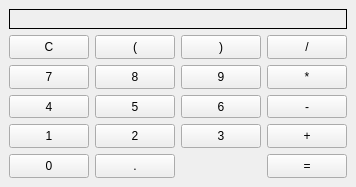
<?xml version="1.0" encoding="UTF-8"?>
<ui version="4.0">
 <class>MainWindow</class>
 <widget class="QMainWindow" name="MainWindow">
  <property name="geometry">
   <rect>
    <x>0</x>
    <y>0</y>
    <width>338</width>
    <height>187</height>
   </rect>
  </property>
  <property name="sizePolicy">
   <sizepolicy hsizetype="Preferred" vsizetype="Preferred">
    <horstretch>0</horstretch>
    <verstretch>0</verstretch>
   </sizepolicy>
  </property>
  <property name="minimumSize">
   <size>
    <width>0</width>
    <height>0</height>
   </size>
  </property>
  <property name="windowTitle">
   <string>MainWindow</string>
  </property>
  <widget class="QWidget" name="centralwidget">
   <property name="sizePolicy">
    <sizepolicy hsizetype="Fixed" vsizetype="Fixed">
     <horstretch>0</horstretch>
     <verstretch>0</verstretch>
    </sizepolicy>
   </property>
   <layout class="QGridLayout" name="gridLayout_2">
    <item row="0" column="0">
     <layout class="QGridLayout" name="gridLayout">
      <property name="sizeConstraint">
       <enum>QLayout::SetDefaultConstraint</enum>
      </property>
      <item row="1" column="0">
       <widget class="QPushButton" name="pushButtonClear">
        <property name="sizePolicy">
         <sizepolicy hsizetype="Minimum" vsizetype="MinimumExpanding">
          <horstretch>0</horstretch>
          <verstretch>0</verstretch>
         </sizepolicy>
        </property>
        <property name="text">
         <string>C</string>
        </property>
       </widget>
      </item>
      <item row="1" column="1">
       <widget class="QPushButton" name="pushButtonLParen">
        <property name="sizePolicy">
         <sizepolicy hsizetype="Minimum" vsizetype="MinimumExpanding">
          <horstretch>0</horstretch>
          <verstretch>0</verstretch>
         </sizepolicy>
        </property>
        <property name="text">
         <string>(</string>
        </property>
       </widget>
      </item>
      <item row="1" column="2">
       <widget class="QPushButton" name="pushButtonRParen">
        <property name="sizePolicy">
         <sizepolicy hsizetype="Minimum" vsizetype="MinimumExpanding">
          <horstretch>0</horstretch>
          <verstretch>0</verstretch>
         </sizepolicy>
        </property>
        <property name="text">
         <string>)</string>
        </property>
       </widget>
      </item>
      <item row="1" column="3">
       <widget class="QPushButton" name="pushButtonDivide">
        <property name="sizePolicy">
         <sizepolicy hsizetype="Minimum" vsizetype="MinimumExpanding">
          <horstretch>0</horstretch>
          <verstretch>0</verstretch>
         </sizepolicy>
        </property>
        <property name="text">
         <string>/</string>
        </property>
       </widget>
      </item>
      <item row="2" column="0">
       <widget class="QPushButton" name="pushButton7">
        <property name="sizePolicy">
         <sizepolicy hsizetype="Minimum" vsizetype="MinimumExpanding">
          <horstretch>0</horstretch>
          <verstretch>0</verstretch>
         </sizepolicy>
        </property>
        <property name="text">
         <string>7</string>
        </property>
       </widget>
      </item>
      <item row="2" column="1">
       <widget class="QPushButton" name="pushButton8">
        <property name="sizePolicy">
         <sizepolicy hsizetype="Minimum" vsizetype="MinimumExpanding">
          <horstretch>0</horstretch>
          <verstretch>0</verstretch>
         </sizepolicy>
        </property>
        <property name="text">
         <string>8</string>
        </property>
       </widget>
      </item>
      <item row="2" column="2">
       <widget class="QPushButton" name="pushButton9">
        <property name="sizePolicy">
         <sizepolicy hsizetype="Minimum" vsizetype="MinimumExpanding">
          <horstretch>0</horstretch>
          <verstretch>0</verstretch>
         </sizepolicy>
        </property>
        <property name="text">
         <string>9</string>
        </property>
       </widget>
      </item>
      <item row="2" column="3">
       <widget class="QPushButton" name="pushButtonMultiply">
        <property name="sizePolicy">
         <sizepolicy hsizetype="Minimum" vsizetype="MinimumExpanding">
          <horstretch>0</horstretch>
          <verstretch>0</verstretch>
         </sizepolicy>
        </property>
        <property name="text">
         <string>*</string>
        </property>
       </widget>
      </item>
      <item row="3" column="0">
       <widget class="QPushButton" name="pushButton4">
        <property name="sizePolicy">
         <sizepolicy hsizetype="Minimum" vsizetype="MinimumExpanding">
          <horstretch>0</horstretch>
          <verstretch>0</verstretch>
         </sizepolicy>
        </property>
        <property name="text">
         <string>4</string>
        </property>
       </widget>
      </item>
      <item row="3" column="1">
       <widget class="QPushButton" name="pushButton5">
        <property name="sizePolicy">
         <sizepolicy hsizetype="Minimum" vsizetype="MinimumExpanding">
          <horstretch>0</horstretch>
          <verstretch>0</verstretch>
         </sizepolicy>
        </property>
        <property name="text">
         <string>5</string>
        </property>
       </widget>
      </item>
      <item row="3" column="2">
       <widget class="QPushButton" name="pushButton6">
        <property name="sizePolicy">
         <sizepolicy hsizetype="Minimum" vsizetype="MinimumExpanding">
          <horstretch>0</horstretch>
          <verstretch>0</verstretch>
         </sizepolicy>
        </property>
        <property name="text">
         <string>6</string>
        </property>
       </widget>
      </item>
      <item row="3" column="3">
       <widget class="QPushButton" name="pushButtonSubtract">
        <property name="sizePolicy">
         <sizepolicy hsizetype="Minimum" vsizetype="MinimumExpanding">
          <horstretch>0</horstretch>
          <verstretch>0</verstretch>
         </sizepolicy>
        </property>
        <property name="text">
         <string>-</string>
        </property>
       </widget>
      </item>
      <item row="4" column="0">
       <widget class="QPushButton" name="pushButton1">
        <property name="sizePolicy">
         <sizepolicy hsizetype="Minimum" vsizetype="MinimumExpanding">
          <horstretch>0</horstretch>
          <verstretch>0</verstretch>
         </sizepolicy>
        </property>
        <property name="text">
         <string>1</string>
        </property>
       </widget>
      </item>
      <item row="4" column="1">
       <widget class="QPushButton" name="pushButton2">
        <property name="sizePolicy">
         <sizepolicy hsizetype="Minimum" vsizetype="MinimumExpanding">
          <horstretch>0</horstretch>
          <verstretch>0</verstretch>
         </sizepolicy>
        </property>
        <property name="text">
         <string>2</string>
        </property>
       </widget>
      </item>
      <item row="4" column="2">
       <widget class="QPushButton" name="pushButton3">
        <property name="sizePolicy">
         <sizepolicy hsizetype="Minimum" vsizetype="MinimumExpanding">
          <horstretch>0</horstretch>
          <verstretch>0</verstretch>
         </sizepolicy>
        </property>
        <property name="text">
         <string>3</string>
        </property>
       </widget>
      </item>
      <item row="4" column="3">
       <widget class="QPushButton" name="pushButtonAdd">
        <property name="sizePolicy">
         <sizepolicy hsizetype="Minimum" vsizetype="MinimumExpanding">
          <horstretch>0</horstretch>
          <verstretch>0</verstretch>
         </sizepolicy>
        </property>
        <property name="text">
         <string>+</string>
        </property>
       </widget>
      </item>
      <item row="5" column="0">
       <widget class="QPushButton" name="pushButton0">
        <property name="sizePolicy">
         <sizepolicy hsizetype="Minimum" vsizetype="MinimumExpanding">
          <horstretch>0</horstretch>
          <verstretch>0</verstretch>
         </sizepolicy>
        </property>
        <property name="text">
         <string>0</string>
        </property>
       </widget>
      </item>
      <item row="5" column="1">
       <widget class="QPushButton" name="pushButtonDecimal">
        <property name="sizePolicy">
         <sizepolicy hsizetype="Minimum" vsizetype="MinimumExpanding">
          <horstretch>0</horstretch>
          <verstretch>0</verstretch>
         </sizepolicy>
        </property>
        <property name="text">
         <string>.</string>
        </property>
       </widget>
      </item>
      <item row="5" column="3">
       <widget class="QPushButton" name="pushButtonEnter">
        <property name="sizePolicy">
         <sizepolicy hsizetype="Minimum" vsizetype="MinimumExpanding">
          <horstretch>0</horstretch>
          <verstretch>0</verstretch>
         </sizepolicy>
        </property>
        <property name="text">
         <string>=</string>
        </property>
       </widget>
      </item>
      <item row="0" column="0" colspan="4">
       <widget class="QLabel" name="label">
        <property name="minimumSize">
         <size>
          <width>0</width>
          <height>20</height>
         </size>
        </property>
        <property name="maximumSize">
         <size>
          <width>16777215</width>
          <height>16777215</height>
         </size>
        </property>
        <property name="layoutDirection">
         <enum>Qt::LeftToRight</enum>
        </property>
        <property name="frameShape">
         <enum>QFrame::Box</enum>
        </property>
        <property name="text">
         <string/>
        </property>
        <property name="alignment">
         <set>Qt::AlignRight|Qt::AlignTrailing|Qt::AlignVCenter</set>
        </property>
        <property name="margin">
         <number>4</number>
        </property>
       </widget>
      </item>
     </layout>
    </item>
   </layout>
  </widget>
 </widget>
 <resources/>
 <connections>
  <connection>
   <sender>pushButtonClear</sender>
   <signal>clicked()</signal>
   <receiver>label</receiver>
   <slot>clear()</slot>
   <hints>
    <hint type="sourcelabel">
     <x>59</x>
     <y>53</y>
    </hint>
    <hint type="destinationlabel">
     <x>141</x>
     <y>19</y>
    </hint>
   </hints>
  </connection>
 </connections>
</ui>
